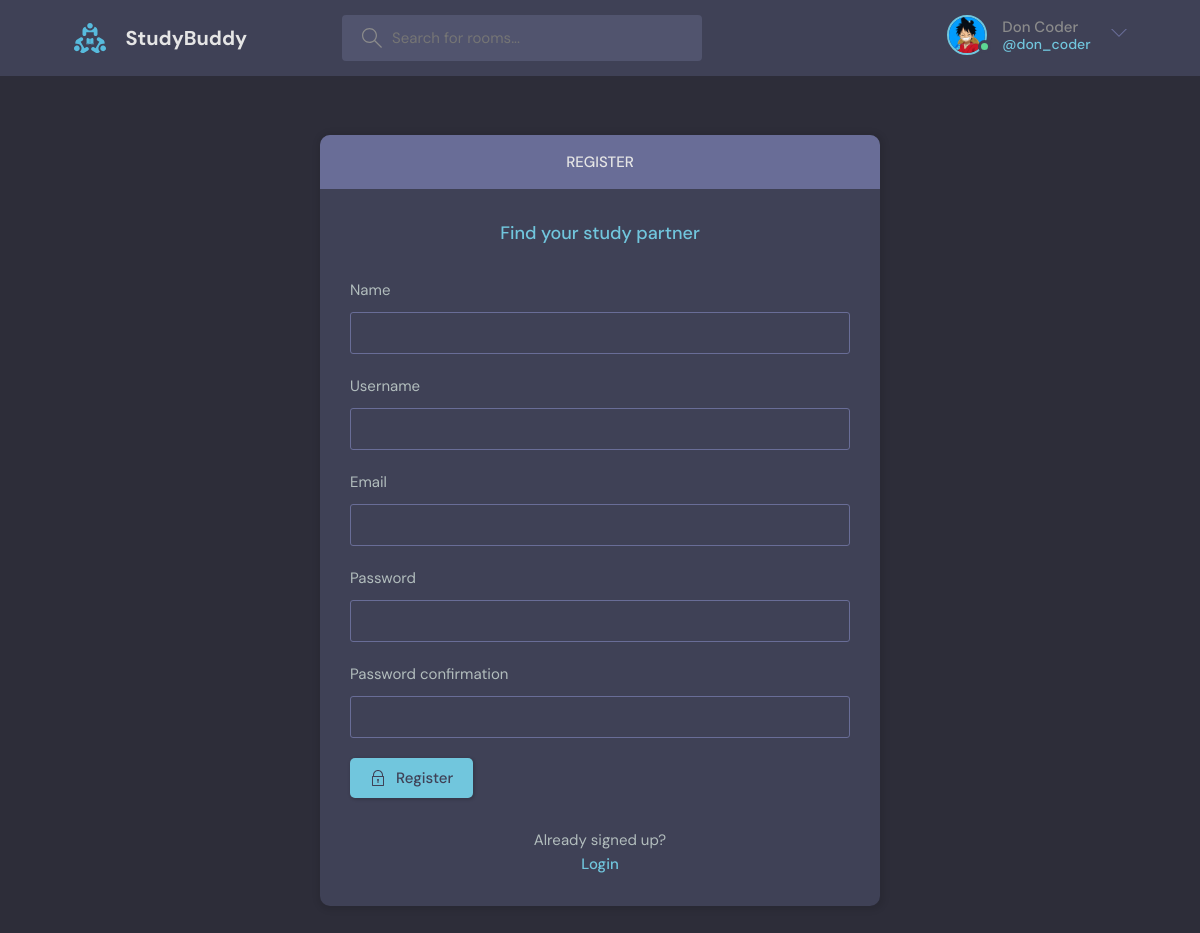
The page /register/ (signed in) on the database its author committed.
### main/models.py (models this page shows)
class User(AbstractUser):
    name = models.CharField(max_length=200, null=True)
    email = models.EmailField(unique=True, null=True)
    bio = models.TextField(null=True)
    avatar = models.ImageField(upload_to=user_directory_path, null=True, default="avatar.svg")
    USERNAME_FIELD = 'email'
    REQUIRED_FIELDS = []

### main/views.py (the view)
# urls.py: path("register/", views.register_view, name="register"),
def register_view(request):
    if request.method == 'POST':
        register_form = MyUserCreationForm(request.POST)
        if register_form.is_valid():
            user = register_form.save(commit=False)
            user.username = user.username.lower()
            user.save()
            login(request, user)
            messages.success(request, f'User {user.username} is registered successfully.')
            return redirect('home')
        else:
            messages.error(request, 'An Unknown error occured. Try again later!')
    else:
        register_form = MyUserCreationForm()
    return render(request, 'main/login_register.html', {'register_form': register_form})

### main/forms.py
class MyUserCreationForm(UserCreationForm):
    class Meta:
        model = User
        fields = ['name', 'username', 'email', 'password1', 'password2']

### main/templates/main/login_register.html (shortened to what this page needs)
{% extends "main.html" %}
{% block content %}
    <main class="auth layout">
        {% if page == 'login' %}
            <div class="container">
                <div class="layout__box">
                    <div class="layout__boxHeader">
                        <div class="layout__boxTitle">
                            <h3>Login</h3>
                        </div>
                    </div>
                    <div class="layout__body">
                        <h2 class="auth__tagline">Find your study partner</h2>
                        <form class="form" action="" method="POST">
                            {% csrf_token %}
                            <div class="form__group form__group">
                                <label for="room_name">Email</label>
                                <input id="username" name="email" type="text" placeholder="e.g. dennis_ivy" />
                            </div>
                            <div class="form__group">
                                <label for="password">Password</label>
                                <input id="password" name="password" type="password" placeholder="&bull;&bull;&bull;&bull;&bull;&bull;&bull;&bull;" />
                            </div>
                            <button class="btn btn--main" type="submit">
                                <svg version="1.1" xmlns="http://www.w3.org/2000/svg" width="32" height="32" viewBox="0 0 32 32">
                                    <title>lock</title>
                                    <path d="M27 12h-1v-2c0-5.514-4.486-10-10-10s-10 4.486-10 10v2h-1c-0.553 0-1 0.447-1 1v18c0 0.553 0.447 1 1 1h22c0.553 0 1-0.447 1-1v-18c0-0.553-0.447-1-1-1zM8 10c0-4.411 3.589-8 8-8s8 3.589 8 8v2h-16v-2zM26 30h-20v-16h20v16z"></path>
                                    <path d="M15 21.694v4.306h2v-4.306c0.587-0.348 1-0.961 1-1.694 0-1.105-0.895-2-2-2s-2 0.895-2 2c0 0.732 0.413 1.345 1 1.694z"></path>
                                </svg>
                                Login
                            </button>
                        </form>
                        <div class="auth__action">
                            <p>Haven't signed up yet?</p>
                            <a href="{% url 'register' %}" class="btn btn--link">Sign Up</a>
                        </div>
                    </div>
                </div>
            </div>
        {% else %}
            <div class="container">
                <div class="layout__box">
                    <div class="layout__boxHeader">
                        <div class="layout__boxTitle">
                            <h3>Register</h3>
                        </div>
                    </div>
                    <div class="layout__body">
                        <h2 class="auth__tagline">Find your study partner</h2>
                        <form class="form" action="" method="POST">
                            {% for field in register_form %}
                                <div class="form__group form__group">
                                    <label for="room_name">{{field.label}}</label>
                                    {{field}}
                                </div>
                            {% endfor %}
                            <button class="btn btn--main" type="submit">
                                Register
                            </button>
                        </form>
                        <div class="auth__action">
                            <p>Already signed up?</p>
                            <a href="{% url 'login' %}" class="btn btn--link">Login</a>
                        </div>
                    </div>
                </div>
            </div>
        {% endif %}
    </main>
 {% endblock content %}

### templates/navbar.html (shortened to what this page needs)
{% load static %}
<header class="header header--loggedIn">
    <div class="container">
        <a href="{% url 'home' %}" class="header__logo">
            <img src="{% static 'images/logo.svg' %}" />
            <h1>StudyBuddy</h1>
        </a>
        <form class="header__search" method="GET" action="{% url 'home' %}">
            <label>
            <input name="q" placeholder="Search for rooms..." />
            </label>
        </form>
        <nav class="header__menu">
            {% if request.user.is_authenticated %}
                <div class="header__user">
                <a href="{% url 'profile' request.user.id %}">
                    <div class="avatar avatar--medium active">
                    <img src="{{request.user.avatar.url}}" />
                    </div>
                    <p>{{ request.user.name }} <span>@{{request.user.username}}</span></p>
                </a>
                <button class="dropdown-button">
                    <svg version="1.1" xmlns="http://www.w3.org/2000/svg" width="32" height="32" viewBox="0 0 32 32">
                    <title>chevron-down</title>
                    <path d="M16 21l-13-13h-3l16 16 16-16h-3l-13 13z"></path>
                    </svg>
                </button>
                </div>
            {% else %}
                <a href="{% url 'login' %}">
                <img src="{% static 'images/avatar.svg' %}" />
                <p>Login</p>
                </a>
            {% endif %}
        </nav>
    </div>
</header>

### rows shown on the page
User: user.avatar (picture), user.name "Don Coder", user.username "don_coder"

### other values the page prints
{{ field.label }} "Name" "Username" "Email" "Password" "Password confirmation"
